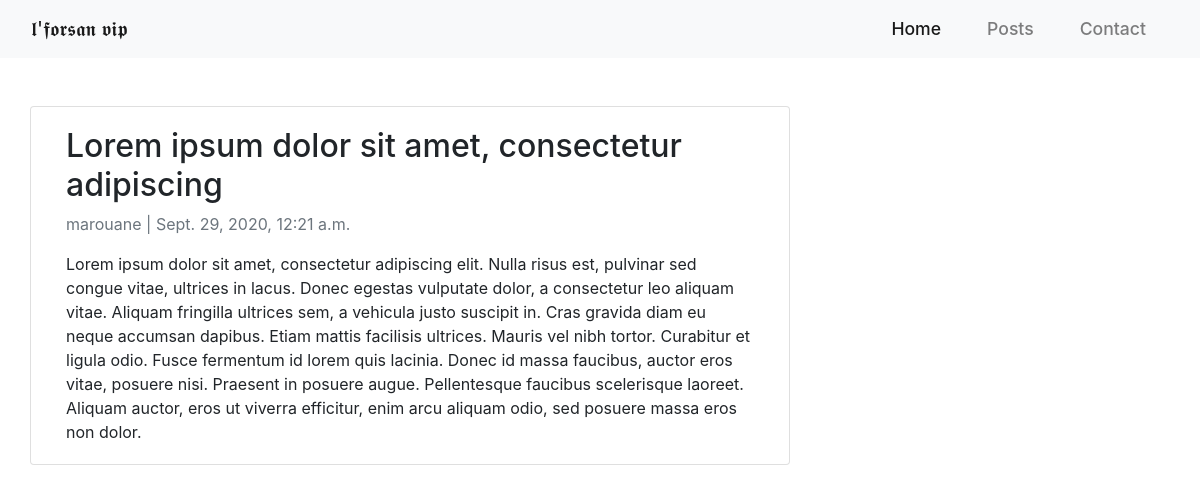
/post/5/, run on the app's committed database.
### blog/models.py (models this page shows, shortened)
class Post(models.Model):
    auteur = models.CharField(max_length=200, null=True)
    title = models.CharField(max_length=50, null=True)
    subtitle = models.CharField(max_length=50, null=True)
    contenu = models.TextField(max_length=900, null=True)
    image = models.ImageField(null =True, blank =True, upload_to = "images", default ="placeholder.png")
    data_creates = models.DateTimeField(auto_now_add=True, null=True)
    active = models.BooleanField(default=False)
    important = models.BooleanField(default=False)
    tags = models.ManyToManyField(Tag, null=True)

### blog/views.py (the view)
# urls.py: path('post/<str:pk>/', views.post, name='post'),
def post(request, pk):
    post = Post.objects.get(id=pk)
    return render(request, 'accounts/post.html', {'post': post})

### blog/templates/accounts/post.html (shortened to what this page needs)
{% load static %}
<!DOCTYPE html>
<html lang="en">
<head>
    <link rel="stylesheet" href="{% static '/css/post.css' %}">
    <link rel="stylesheet" href="https://stackpath.bootstrapcdn.com/bootstrap/4.5.2/css/bootstrap.min.css">
</head>
<body>
  <nav class="navbar navbar-expand-md navbar-light bg-light sticky-top">
    <div class="container-fluid">
     <a class="navbar-brand" href="{% url 'index' %}">𝖑'𝖋𝖔𝖗𝖘𝖆𝖓 𝖛𝖎𝖕</a>
    </div>
    <div class="collapse navbar-collapse" id="navbarNav">
      <ul class="navbar-nav">
        <li class="nav-item active">
          <a class="nav-link" href="{% url 'index' %}">Home <span class="sr-only">(current)</span></a>
        </li>
        <li class="nav-item">
          <a class="nav-link" href="{% url 'posts' %}">Posts</a>
        </li>
        <li class="nav-item">
          <a class="nav-link" href="{% url 'contact' %}">Contact</a>
        </li>
      </ul>
    </div>
  </nav>
    <div class="container">
      <div class="row">
        <div class="col-md-8 card mb-4  mt-3 left  top">
          <div class="card-body">
            <h2>{{post.title}}</h2>
            <p class=" text-muted">{{post.auteur}} | {{post.data_creates}}</p>
            <p class="card-text ">{{post.contenu}}</p>
          </div>
        </div>
      </div>
    </div>
</body>
</html>

### blog/static/css/post.css (style rules this page uses)
.navbar { padding: .8rem; }
.navbar-nav li { padding-right: 30px; font-weight: 500; }
.nav-link { font-size: 1.1em !important; }
.container { padding-top: 2rem; }

### data on the page
Post: title "Lorem ipsum dolor sit amet, consectetur adipiscing", auteur "marouane", data_creates "Sept. 29, 2020, 12:21 a.m.", contenu "Lorem ipsum dolor sit amet, consectetur adipiscing elit. Nulla risus est, pulvinar sed congue vitae, ultrices in lacus. Donec egestas vulputate dolor, a consectetur leo aliquam vitae. Aliquam fringilla ultrices sem, a vehicula justo suscipit in. Cras gravida diam eu neque accumsan dapibus. Etiam mattis facilisis ultrices. Mauris vel nibh tortor. Curabitur et ligula odio. Fusce fermentum id lorem quis lacinia. Donec id massa faucibus, auctor eros vitae, posuere nisi. Praesent in posuere augue. Pellentesque faucibus scelerisque laoreet. Aliquam auctor, eros ut viverra efficitur, enim arcu aliquam odio, sed posuere massa eros non dolor."
